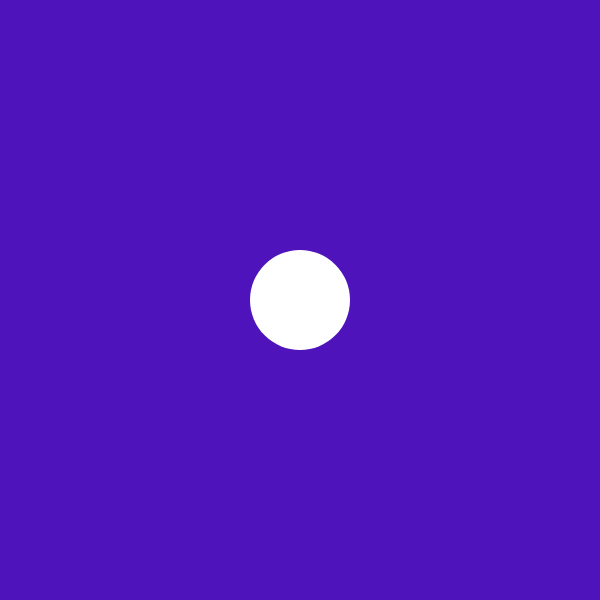
Frame 1 (no input)
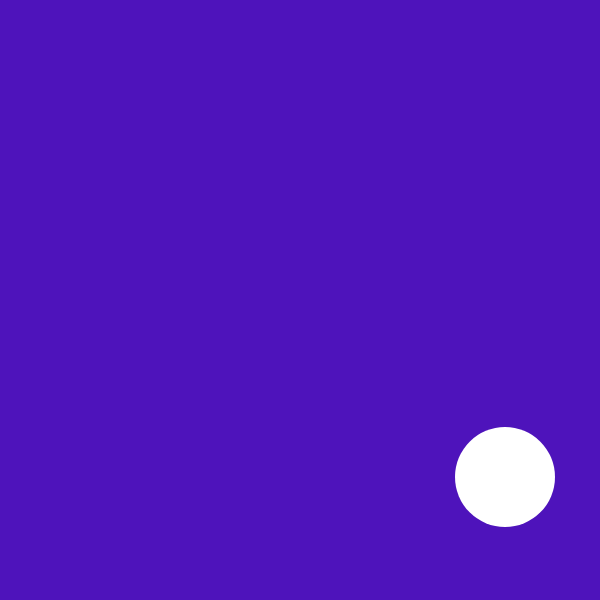
Frame 60 (no input)
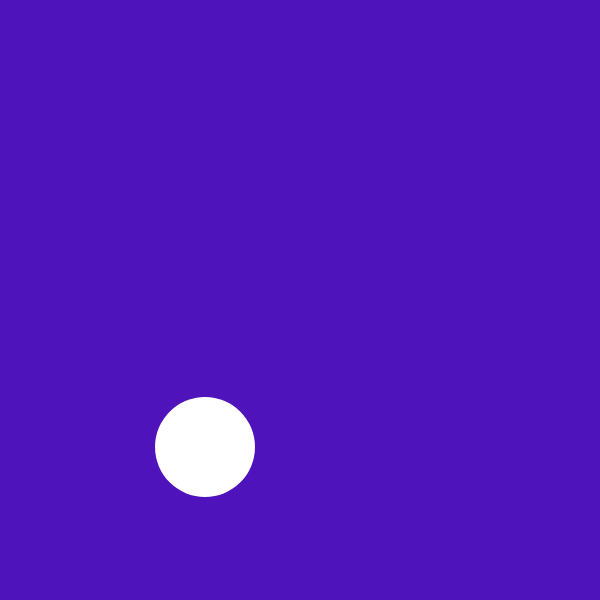
Frame 120 (the mouse pressed at the canvas centre since frame 60)

The p5.js sketch that drew these frames (run headless with seeded random() and noise() and a simulated clock; from frame 60 on, the mouse is pressed at the canvas centre):

// p5.js sketch
// ── sketch.js
let x = 300;
let y = 300;
let speedX = 5;
let speedY = 3;

function setup() {
  createCanvas(600, 600);
}

function draw() {
  background(78, 19, 187);
  noStroke();
  circle(x, y, 100);
  x += speedX;
  y += speedY;
  if (x + 50 >= width || x - 50 <= 0) {
    speedX *= -1;
  }

  if (y + 50 >= width || y - 50 <= 0) {
    speedY *= -1;
  }
}
